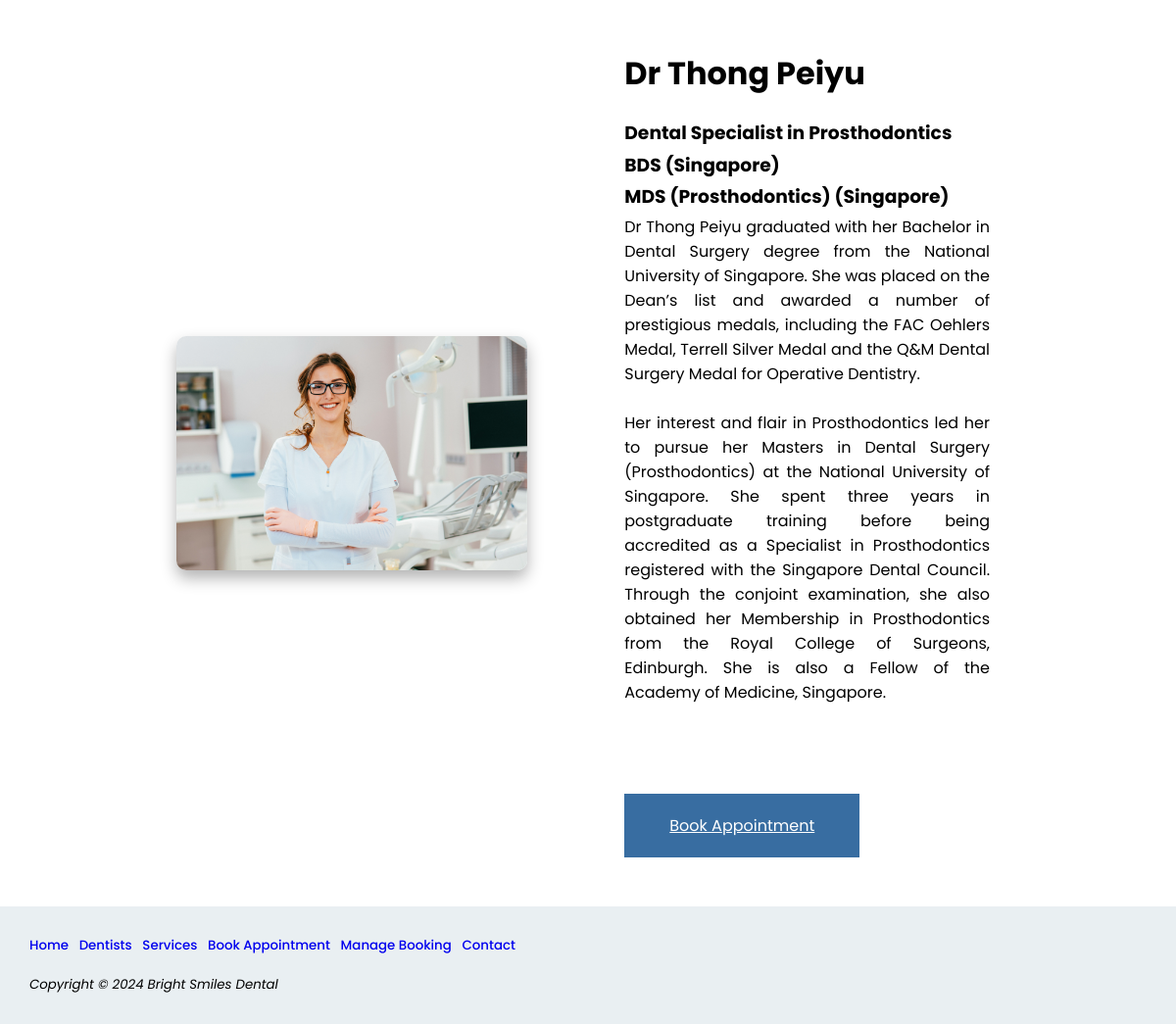
The page /Dentists/dentist_bio.php?dentist_id=2 on the database its author committed.
### tables this page shows
CREATE TABLE `dentists` (
  `dentist_id` int(11) NOT NULL,
  `dentist_name` varchar(64) DEFAULT NULL,
  `dentist_email` varchar(64) DEFAULT NULL,
  `dentist_password` varchar(64) DEFAULT NULL,
  `dentist_description` text DEFAULT NULL,
  `dentist_image` varchar(64) DEFAULT NULL
);

### Dentists/dentist_bio.php (the view, shortened to what this page needs)
<!DOCTYPE html>
<html lang="en">
<head>
<link rel="stylesheet" href="../styles.css">
</head>
<body>
<div id="wrapper">
    <?php
    include '../dbconnect.php';
    $dentist_id = $_GET['dentist_id'] ?? '';
    $sql = "SELECT dentist_name, dentist_description, dentist_image FROM dentists where dentist_id = ?";
    $stmt = $conn->prepare($sql);
    $stmt->bind_param("i", $dentist_id);
    $stmt->execute();
    $result = $stmt->get_result();
    $dentist = $result->fetch_assoc();
    if ($dentist) {
        echo "<div class='container_service'>";
        echo "<div id='service_image'>";
        echo "<img src='../Assets/{$dentist['dentist_image']}' width='200px' alt='temp'><br>";
        echo "</div>";
        echo "<div id='service_detail'>";
        echo "<h1>{$dentist['dentist_name']}</h1>";
        echo "<p>{$dentist['dentist_description']}</p>";
        echo "<br><br>";
        echo "<div id='book_appointment'>";
        echo "<a href='../Booking Appointment/book_appointment.php'>Book Appointment</a>";
        echo "</div>";
        echo "</div>";
        echo "</div>";
    } else {
        echo "<p>Dentist not found.</p>";
    }
    ?>
    <div id="footer"></div>
</div>
</body>
</html>

### styles.css (style rules this page uses)
body { margin:0px; width: 100%; font-family: 'Poppins', sans-serif; display: flex; justify-content: center; align-items: center; }
h3 { margin-block-start: 0.2em; margin-block-end: 0.2em; }
#wrapper { background-color:#FFFFFF; min-width:850px; width: 100%; font-family: "Poppins"; }
#service_detail { text-align: justify; }
#service_image { width: 60%; justify-content: center; display: flex; justify-content: left; }
#service_image img { height: auto; width: 80%; border-radius: 10px; box-shadow: 0 8px 16px rgba(0, 0, 0, 0.3); }
#service_detail { padding:10px; width: 50%; margin-bottom: 20px; }
#book_appointment { padding:20px; background-color: #386da1; width: 200px; text-align: center; }
#book_appointment a { color:#FFFFFF; }
.container_service { padding : 20px; display: flex; justify-content: center; width: 70%; margin: auto; align-items: center; }

### rows shown on the page
dentists: dentist_image (picture), dentist_name "Dr Thong Peiyu", dentist_description "Dental Specialist in Prosthodontics BDS (Singapore) MDS (Prosthodontics) (Singapore) Dr Thong Peiyu graduated with her Bachelor in Dental Surgery degree from the National University of Singapore. She was placed on the Dean’s list and awarded a number of prestigious medals, including the FAC Oehlers Medal, Terrell Silver Medal and the Q&M Dental Surgery Medal for Operative Dentistry. Her interest and flair in Prosthodontics led her to pursue her Masters in Dental Surgery (Prosthodontics) at the National University of Singapore. She spent three years in postgraduate training before being accredited as a Specialist in Prosthodontics registered with the Singapore Dental Council. Through the…"
